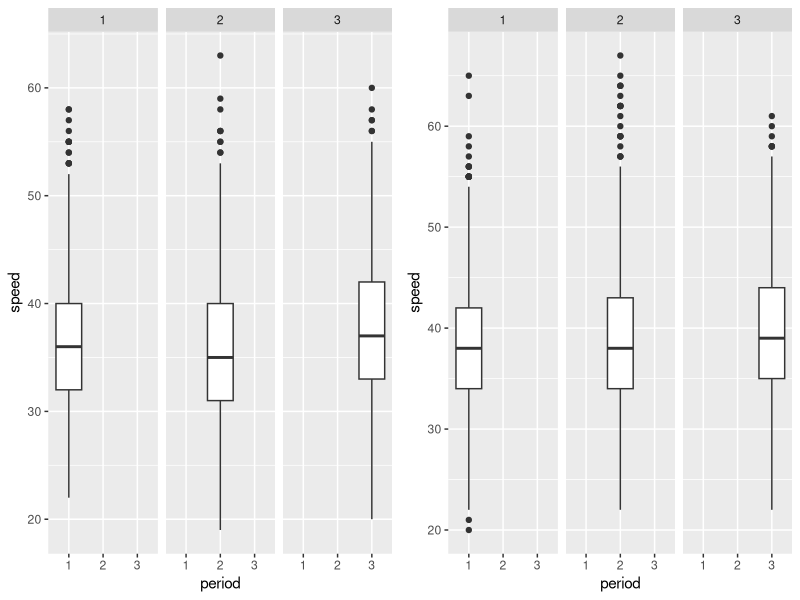

Write the R code that produced this figure. (Note: this script raises an error after producing the figure.)
### Stats with R Exercise sheet 7

##########################
#Week 8: ANOVA
##########################

## This exercise sheet contains the exercises that you will need to complete and 
## submit by 23:55 on Monday, December 16. Write the code below the questions. 
## If you need to provide a written answer, comment this out using a hashtag (#). 
## Submit your homework via moodle.
## You are required to work together in groups of three students, but everybody 
## needs to submit the group version of the homework via moodle individually.
## You need to provide a serious attempt to each exercise in order to have
## the assignment graded as complete. 

## Please write below your (and your teammates) name, matriculation number. 
## Name: Noon Pokaratsiri Goldstein, Pauline Sander, Axel Allen
## Matriculation number: 2581469, 2581310, 2579024

## Change the name of the file by adding your matriculation numbers
## (exercise0N_firstID_secondID_thirdID.R)

###########################################################################################



#######################
### Exercise 1: Preparation
#######################

library(boot)
library(ggplot2)
library(reshape)
library(dplyr)

# This time we will be working with the "amis" data frame (package 'boot') that has 
# 8437 rows and 4 columns.

# In a study into the effect that warning signs have on speeding patterns, 
# Cambridgeshire County Council considered 14 pairs of locations. The locations were 
# paired to account for factors such as traffic, volume and type of road. One site in 
# each pair had a sign erected warning of the dangers of speeding and asking drivers 
# to slow down. No action was taken at the second site. Three sets of measurements 
# were taken at each site. 
# Each set of measurements was nominally of the speeds of 100 cars but not all sites 
# have exactly 100 measurements. These speed measurements were taken before the 
# erection of the sign, shortly after the erection of the sign, and again after 
# the sign had been in place for some time.

# a) For the further reference please use ?amis. 
# It may take some time to understand the dataset. 
?amis

# b) Load the dataset, store it into a variable called "data", and briefly inspect it. 
# Feel free to make some plots and calculate some statistics in order to understand 
# the data.
data <- amis
glimpse(data)
head(data)
# c) All our columns have numeric type. Convert the categorial columns to factors.
cols <- c("period", "warning", "pair")
data[cols] <- lapply(data[cols], factor)
glimpse(data)

# d) Plot boxplots for the distribution of `speed` for each of the `period` values 
# (before, immediately after and after some time). Build 2 plots (each containing 3 
# boxplots) side by side depending on the `warning` variable.
# (For all plots here and below please use ggplot)
library(gridExtra)
data_w1 <- filter(data, warning==1)
data_w2 <- filter(data, warning==2)
ggp1 <- ggplot(data_w1, aes(period, speed)) + geom_boxplot() + facet_wrap(~period)
ggp2 <- ggplot(data_w2, aes(period, speed)) + geom_boxplot() + facet_wrap(~period)
grid.arrange(ggp1, ggp2, ncol = 2)  

# e) What can you conclude looking at the plots? What can you say about people's 
# behaviour in different periods: before, immediately after and after some time?
# From the boxplots it seems that the average speed is slight lower, but there are just as many
# individuals who drive excessively faster (outliers). After some time, it seems the average speed
# is back to being as high if not higher than when there was no sign.


# f) What are your ideas about why the data with warning==2 (sites where no sign was 
# erected) was collected?

# In comparison to the site where a warning sign was erected, the average speed doesn't seem to vary
# that much when no sign is erected at all, although it seems that there are more instances of people 
# going excessively faster.

#######################
### Exercise 2: 1-way ANOVA
#######################

# a) First let's create a new data frame which will be used for all exercise 2.
# For the 1-way ANOVA we will be working with a subset of `amis` using only the 
# data for sites where warning signs were erected, which corresponds to warning==1. 
# Therefore first subset your data to filter out warning==2 and then apply cast() 
# to average "speed" over each "pair" and "period". 
# Assign this new data frame to the variable casted_data.
data_w1 <- filter(data, warning==1)
mdata <- melt(data_w1, id.vars = c("pair", "period"),
                 measure.vars = c("speed"))
casted_data <- dcast(mdata, pair + period ~ variable, mean, na.rm = T)

# b) Build boxplots of the average speed depending on "period".
ggplot(casted_data, aes(period, speed, group_by(period))) + geom_boxplot() # + facet_wrap(~period)

# c) Looking at the boxplots, is there a difference between the periods?
# The mean speed is much lower in period 2 than in 1 and 3. There also seems to be quite a difference
# between the mean speed in period 1 and 3.

# Now, let's check the ANOVA assumptions and whether they are violated or not 
# and why.

# d) Independence assumption
# (Figure out the best way to check this assumption and give a detailed justified 
# answer to whether it is violated or not.)
duplicated(casted_data)
# no repeated measures

# e) Normality of residuals
# (Figure out the best way to check this assumption and give a detailed justified 
# answer to whether it is violated or not.)
shapiro.test(casted_data$speed)
# The Shapiro-Wilk test's null hypothesis is that the sample distribution is normal.
# So, the p-value of 0.3494, which is higher than alpha == 0.05, suggests that the Speed variable has a normal
# distribution
?shapiro.test
qqnorm(casted_data$speed)

# to verify that our residuals ar normal, we can use the Shapiro Wilk Test and also plot the QQ-plot of the
# residuals
mod <- lm(speed ~ period, data = casted_data)
summary(mod)
mod_augmented <- mod %>% augment()
print(mod_augmented)
shapiro.test(mod_augmented$.resid)
qqnorm(mod_augmented$.resid)
qqline(mod_augmented$.resid)

# based on the Shapiro - Wilk test p-value of 0.1662, which is higher than alpha of 0.05, we can conclude
# that the residuals follow a normal distribution. Our QQ plot also confirms this as the points do somewhat
# follow a straight line.

# f) Homogeneity of variance of residuals
# (Figure out the best way to check this assumption and give a detailed justified 
# answer to whether it is violated or not.)
plot(mod)
# based on the Residuals vs Fitted values plot of the model, it seems that the residuals vary somewhat the same way
# across all values

# Checking with the Breusch - Pagan test; since our residuals follow the normal distribution, we should be
# able to use this test to see if there's heteroskasdicity in the residuals
install.packages('lmtest')
library(lmtest)
bptest(mod)
# The BP test null hypothesis is homoskedasticity i.e. the residuals variances are all equal
# BP p-value of 0.6996 means that we cannot reject the null hypothesis, so that means our residuals
# follow the homogeneity assumption. Hence, we should be able to do regression on this data set.

# g) Now we are ready to perform 1-way ANOVA: please use the function aov() on the 
# speed depending on the period, report p-value and interpret the result in details.
summary(aov(speed ~ period, data = casted_data))
# The p-value from 1-way ANOVA of 0.382 suggests that we cannot reject the null hypothesis.
# Thus, we conclude that the variability in speed is not dependent on the period of time a sign has been
# put up on the road.

# h) Please do pairwise t-tests of the same variables as in g) using pairwise.t.test().
?t.test
t.test(speed ~ period, data = casted_data, subset = period %in% c(1,2), paired = T)
t.test(speed ~ period, data = casted_data, subset = period %in% c(1,3), paired = T)
t.test(speed ~ period, data = casted_data, subset = period %in% c(2,3), paired = T)

# i) Report the pairwise p-values and interpret the result in detail.
# since there are 3 levels in our period predictor variable, we have to subset the period variable into groups of
# 2 levels so we have 3 p-values based on running the t-tests on period in 1,2, in 1,3, and in 2,3.
# p-values for periods 1,2 == 0.3332; periods 1,3 == 0.004334, periods 2,3 0.04114

# j) Try to use no adjustment for pairwise testing and then the Bonferroni correction.
# Does the result change?


#######################
### Exercise 3: 2-way ANOVA
#######################
# a) Now we want to analyze the influence of 2 categorial variables 
# (period and warning) on the speed.
# So let's turn back to our initial dataset amis (not its subset with warning==1).
# First, we need to average the speed over each `pair`, `warning` and `period
# Cast your data again and assign the resuts to casted_data2.

# b) Calculate the mean for each of the 6 possible pairs of `period` and `warning`.


# c) Do you think there is a significant difference between some of the groups?


# d) Now apply the 2-way ANOVA: please use the function aov() on the speed depending 
# on the period and warning.
# Report the p-value and interpret the result in detail.


# e) What do you conclude about the behaviour of drivers based on the 2-way ANOVA?
